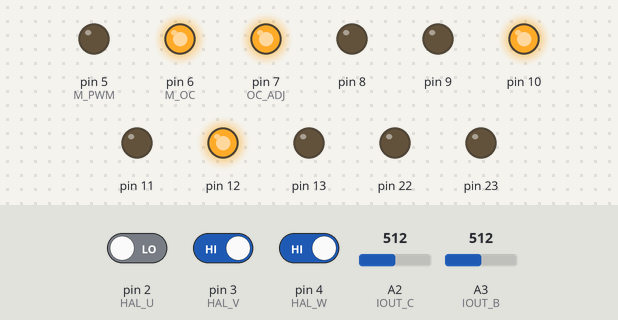
The sketch below on a simulated Arduino Uno, built with avr-gcc and run on an emulated ATmega328P. On the bench: output pins drawn as LEDs (lit = HIGH). The inputs (shaded band) are chosen by the test bench; at power-on: pin 3 (HAL_V) HIGH, pin 2 (HAL_U) LOW, pin 4 (HAL_W) HIGH, A2 (IOUT_C) = 512, A3 (IOUT_B) = 512. Pins used as bus, display or sensor lines are not drawn; what the sketch prints to the serial monitor is not drawn.

Above: at 1.2 s.
1.3 s: pin 3 (HAL_V) driven LOW
At 2.5 s:
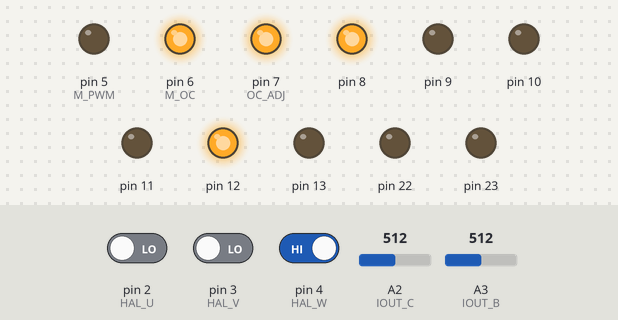
2.8 s: pin 2 (HAL_U) driven HIGH
At 3.8 s:
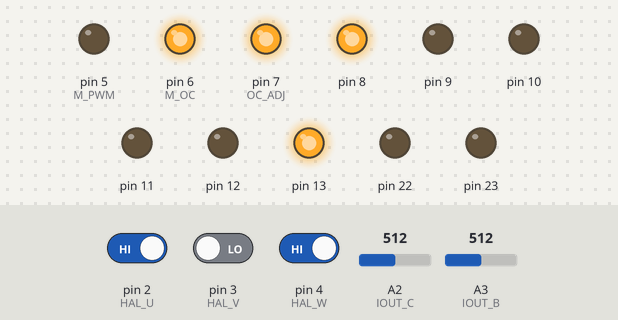
4.3 s: pin 4 (HAL_W) driven LOW
At 4.9 s:
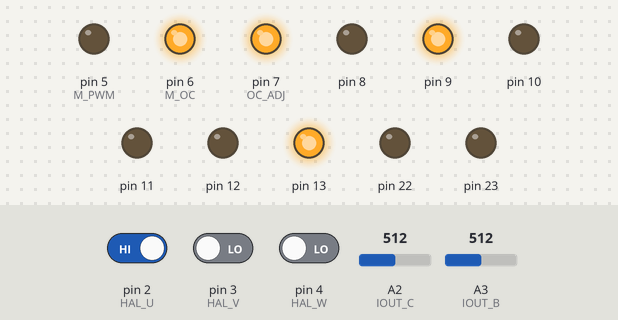
5.8 s: pin 3 (HAL_V) driven HIGH
At 6.1 s:
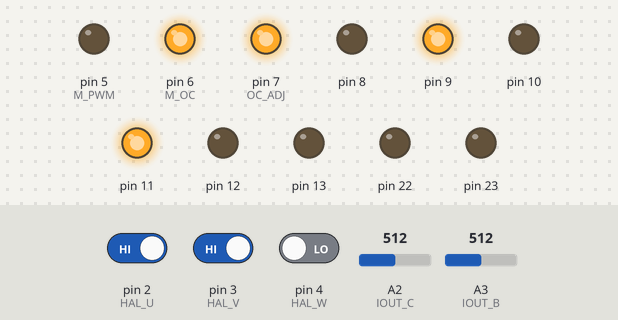
7.3 s: pin 2 (HAL_U) driven LOW
At 8.4 s:
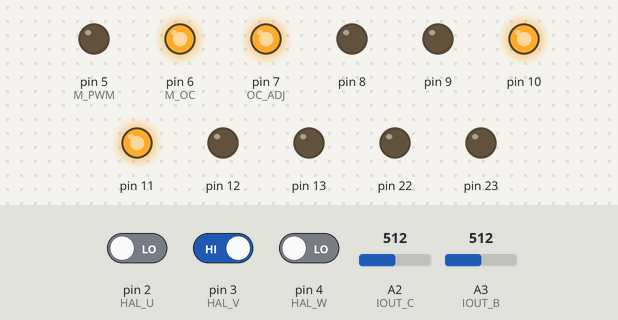
8.8 s: A2 (IOUT_C) set to 108
10.3 s: A2 (IOUT_C) set to 92
Timing chart, 0 to 13.3 s (numbered marks = the images above; inputs shaded):
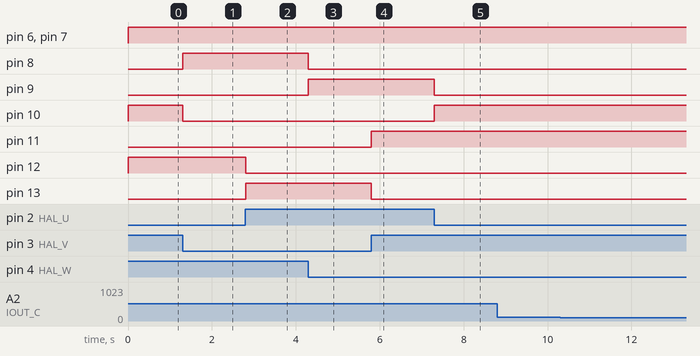

The sketch:

SIMPLE_6STEP.ino
```cpp
#define EN_GATE 1
#define HAL_U 2
#define HAL_V 3
#define HAL_W 4
#define M_PWM 5
#define M_OC 6
#define OC_ADJ 7
#define IOUT_C A2
#define IOUT_B A3

int State = 0;


void setup() {
  // put your setup code here, to run once:
  Serial.begin(115200);
  DDRB = B11111111; //Set Port B as OUTPUT
  pinMode(HAL_U, INPUT);
  pinMode(HAL_V, INPUT);
  pinMode(HAL_W, INPUT);
  pinMode(EN_GATE, OUTPUT);
  pinMode(M_PWM, OUTPUT);
  pinMode(M_OC, OUTPUT);
  pinMode(OC_ADJ, OUTPUT);
  pinMode(IOUT_C, INPUT);
  pinMode(IOUT_B, INPUT);
}

void loop() {
  digitalWrite(EN_GATE, HIGH);
  digitalWrite(M_PWM, LOW);
  digitalWrite(M_OC, HIGH); //OVC ON when LOW, OVC OFF when HIGH
  digitalWrite(OC_ADJ, HIGH);
  // put your main code here, to run repeatedly:
  int HAL_U_State = digitalRead(HAL_U);
  int HAL_V_State = digitalRead(HAL_V);
  int HAL_W_State = digitalRead(HAL_W);
  float IOUTC = analogRead(A2);
  float IOUTB = analogRead(A3);


//  Serial.print("U=");
//  Serial.println(HAL_U_State);
//  Serial.print("V=");
//  Serial.println(HAL_V_State);
//  Serial.print("W=");
//  Serial.println(HAL_W_State);
//  delay(1000);

  if(HAL_U_State == 1){
    if(HAL_V_State == 0){
      if(HAL_W_State == 0){
        PORTB = B00100010; // HB & LC (D9, D13)
//        Serial.print("State 4");
      }
    }
  }
  if(HAL_U_State == 1){
    if(HAL_V_State == 1){
      if(HAL_W_State == 0){
        PORTB = B00001010; // LA & HB (D11, D9)
//        Serial.print("State 6");
      }
    }
  }
  if(HAL_U_State == 0){
    if(HAL_V_State == 1){
      if(HAL_W_State == 0){
        PORTB = B00001100; // LA & HC (D11, D10)
//        Serial.print("State 2");
      }
    }
  }
  if(HAL_U_State == 0){
    if(HAL_V_State == 1){
      if(HAL_W_State == 1){
        PORTB = B00010100; // LB & HC (D12, D10)
//        Serial.print("State 3");
      }
    }
  }
  if(HAL_U_State == 0){
    if(HAL_V_State == 0){
      if(HAL_W_State == 1){
        PORTB = B00010001; // HA & LB (D8, D12)
//        Serial.print("State 1");
      }
    }
  }
  if(HAL_U_State == 1){
    if(HAL_V_State == 0){
      if(HAL_W_State == 1){
        PORTB = B00100001; // HA & LC (D8, D13)
//        Serial.print("State 5");
      }
    }
  }
  Serial.print("Arus Fasa C =");
  Serial.print(IOUTC);
  Serial.print("Arus Fasa B =");
  Serial.print(IOUTB);


}
```

Measured:
- after the input at 1.3 s, pin 8: LOW → HIGH at once; pin 10: HIGH → LOW at once
- after the input at 2.8 s, pin 12: HIGH → LOW at once; pin 13: LOW → HIGH at once
- after the input at 4.3 s, pin 8: HIGH → LOW at once; pin 9: LOW → HIGH at once
- after the input at 5.8 s, pin 11: LOW → HIGH at once; pin 13: HIGH → LOW at once
- after the input at 7.3 s, pin 9: HIGH → LOW at once; pin 10: LOW → HIGH at once
- after the input at 8.8 s, every drawn part: stays the same
- after the input at 10.3 s, every drawn part: stays the same
